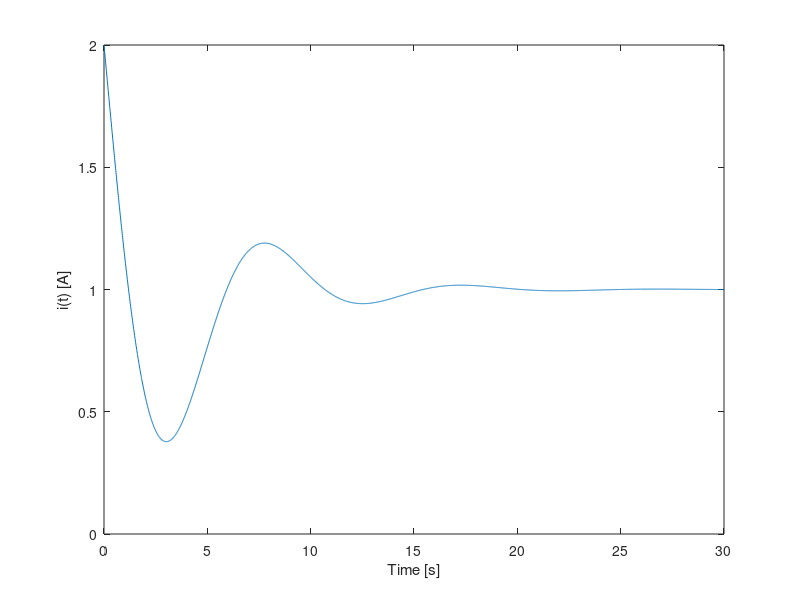

MATLAB code for this plot:
close all; clear all;
clc

R = 0.5;
L = 1.0;
C = 2.0;
a = 1.0;
b = -1.0;
cf = 1;
e = R/2*L;
w0 = 1/sqrt(L*C);

t = 0 : 0.01 : 30;

x = exp(-e*t) .* (a*cos(sqrt(w0^2 - e^2) * t) ...
    + b*sin(sqrt(w0^2 - e^2) * t)) + cf;

figure()
plot(t, x);
xlabel('Time [s]'); ylabel('i(t) [A]');
